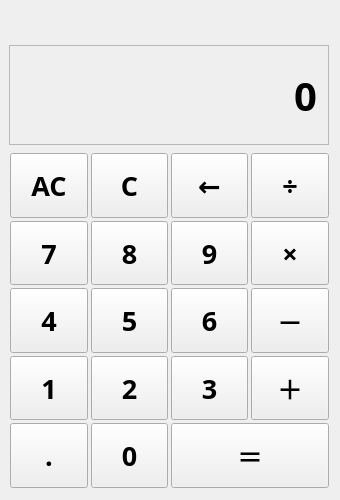
<?xml version="1.0" encoding="UTF-8"?>
<ui version="4.0">
 <class>Form</class>
 <widget class="QWidget" name="Form">
  <property name="geometry">
   <rect>
    <x>0</x>
    <y>0</y>
    <width>340</width>
    <height>500</height>
   </rect>
  </property>
  <property name="sizePolicy">
   <sizepolicy hsizetype="Minimum" vsizetype="Fixed">
    <horstretch>0</horstretch>
    <verstretch>0</verstretch>
   </sizepolicy>
  </property>
  <property name="minimumSize">
   <size>
    <width>340</width>
    <height>500</height>
   </size>
  </property>
  <property name="windowTitle">
   <string>계산기</string>
  </property>
  <property name="windowIcon">
   <iconset>
    <normaloff>icon/icon.ico</normaloff>icon/icon.ico</iconset>
  </property>
  <layout class="QVBoxLayout" name="verticalLayout">
   <property name="leftMargin">
    <number>9</number>
   </property>
   <property name="topMargin">
    <number>9</number>
   </property>
   <item>
    <widget class="QLabel" name="lbl_expr">
     <property name="sizePolicy">
      <sizepolicy hsizetype="Preferred" vsizetype="Expanding">
       <horstretch>0</horstretch>
       <verstretch>0</verstretch>
      </sizepolicy>
     </property>
     <property name="maximumSize">
      <size>
       <width>16777215</width>
       <height>30</height>
      </size>
     </property>
     <property name="sizeIncrement">
      <size>
       <width>0</width>
       <height>0</height>
      </size>
     </property>
     <property name="font">
      <font>
       <family>나눔고딕</family>
       <pointsize>12</pointsize>
       <weight>75</weight>
       <bold>true</bold>
      </font>
     </property>
     <property name="frameShape">
      <enum>QFrame::NoFrame</enum>
     </property>
     <property name="text">
      <string/>
     </property>
     <property name="alignment">
      <set>Qt::AlignRight|Qt::AlignTrailing|Qt::AlignVCenter</set>
     </property>
     <property name="margin">
      <number>12</number>
     </property>
    </widget>
   </item>
   <item>
    <widget class="QLabel" name="lbl_display">
     <property name="sizePolicy">
      <sizepolicy hsizetype="Preferred" vsizetype="Expanding">
       <horstretch>0</horstretch>
       <verstretch>0</verstretch>
      </sizepolicy>
     </property>
     <property name="maximumSize">
      <size>
       <width>16777215</width>
       <height>100</height>
      </size>
     </property>
     <property name="font">
      <font>
       <family>나눔고딕 ExtraBold</family>
       <pointsize>30</pointsize>
       <weight>75</weight>
       <bold>true</bold>
      </font>
     </property>
     <property name="frameShape">
      <enum>QFrame::StyledPanel</enum>
     </property>
     <property name="text">
      <string>0</string>
     </property>
     <property name="alignment">
      <set>Qt::AlignRight|Qt::AlignTrailing|Qt::AlignVCenter</set>
     </property>
     <property name="margin">
      <number>10</number>
     </property>
    </widget>
   </item>
   <item>
    <layout class="QGridLayout" name="gridLayout">
     <property name="sizeConstraint">
      <enum>QLayout::SetDefaultConstraint</enum>
     </property>
     <property name="leftMargin">
      <number>1</number>
     </property>
     <property name="topMargin">
      <number>2</number>
     </property>
     <property name="rightMargin">
      <number>1</number>
     </property>
     <property name="bottomMargin">
      <number>1</number>
     </property>
     <property name="spacing">
      <number>3</number>
     </property>
     <item row="4" column="1">
      <widget class="QPushButton" name="btn_2">
       <property name="sizePolicy">
        <sizepolicy hsizetype="Minimum" vsizetype="Expanding">
         <horstretch>0</horstretch>
         <verstretch>0</verstretch>
        </sizepolicy>
       </property>
       <property name="font">
        <font>
         <family>나눔고딕</family>
         <pointsize>20</pointsize>
         <weight>75</weight>
         <bold>true</bold>
        </font>
       </property>
       <property name="toolTip">
        <string>2</string>
       </property>
       <property name="text">
        <string>2</string>
       </property>
       <property name="shortcut">
        <string>2</string>
       </property>
      </widget>
     </item>
     <item row="3" column="1">
      <widget class="QPushButton" name="btn_5">
       <property name="sizePolicy">
        <sizepolicy hsizetype="Minimum" vsizetype="Expanding">
         <horstretch>0</horstretch>
         <verstretch>0</verstretch>
        </sizepolicy>
       </property>
       <property name="font">
        <font>
         <family>나눔고딕</family>
         <pointsize>20</pointsize>
         <weight>75</weight>
         <bold>true</bold>
        </font>
       </property>
       <property name="toolTip">
        <string>5</string>
       </property>
       <property name="text">
        <string>5</string>
       </property>
       <property name="shortcut">
        <string>5</string>
       </property>
      </widget>
     </item>
     <item row="3" column="0">
      <widget class="QPushButton" name="btn_4">
       <property name="sizePolicy">
        <sizepolicy hsizetype="Minimum" vsizetype="Expanding">
         <horstretch>0</horstretch>
         <verstretch>0</verstretch>
        </sizepolicy>
       </property>
       <property name="maximumSize">
        <size>
         <width>16777215</width>
         <height>16777215</height>
        </size>
       </property>
       <property name="font">
        <font>
         <family>나눔고딕</family>
         <pointsize>20</pointsize>
         <weight>75</weight>
         <bold>true</bold>
        </font>
       </property>
       <property name="toolTip">
        <string>4</string>
       </property>
       <property name="text">
        <string>4</string>
       </property>
       <property name="shortcut">
        <string>4</string>
       </property>
      </widget>
     </item>
     <item row="1" column="0">
      <widget class="QPushButton" name="btn_7">
       <property name="sizePolicy">
        <sizepolicy hsizetype="Minimum" vsizetype="Expanding">
         <horstretch>0</horstretch>
         <verstretch>0</verstretch>
        </sizepolicy>
       </property>
       <property name="maximumSize">
        <size>
         <width>16777215</width>
         <height>16777215</height>
        </size>
       </property>
       <property name="font">
        <font>
         <family>나눔고딕</family>
         <pointsize>20</pointsize>
         <weight>75</weight>
         <bold>true</bold>
        </font>
       </property>
       <property name="toolTip">
        <string>7</string>
       </property>
       <property name="text">
        <string>7</string>
       </property>
       <property name="shortcut">
        <string>7</string>
       </property>
      </widget>
     </item>
     <item row="0" column="1">
      <widget class="QPushButton" name="btn_clear">
       <property name="sizePolicy">
        <sizepolicy hsizetype="Minimum" vsizetype="Expanding">
         <horstretch>0</horstretch>
         <verstretch>0</verstretch>
        </sizepolicy>
       </property>
       <property name="font">
        <font>
         <family>나눔고딕</family>
         <pointsize>20</pointsize>
         <weight>75</weight>
         <bold>true</bold>
        </font>
       </property>
       <property name="toolTip">
        <string>clear</string>
       </property>
       <property name="text">
        <string>C</string>
       </property>
      </widget>
     </item>
     <item row="3" column="3">
      <widget class="QPushButton" name="btn_6">
       <property name="sizePolicy">
        <sizepolicy hsizetype="Minimum" vsizetype="Expanding">
         <horstretch>0</horstretch>
         <verstretch>0</verstretch>
        </sizepolicy>
       </property>
       <property name="font">
        <font>
         <family>나눔고딕</family>
         <pointsize>20</pointsize>
         <weight>75</weight>
         <bold>true</bold>
        </font>
       </property>
       <property name="toolTip">
        <string>6</string>
       </property>
       <property name="text">
        <string>6</string>
       </property>
       <property name="shortcut">
        <string>6</string>
       </property>
      </widget>
     </item>
     <item row="4" column="0">
      <widget class="QPushButton" name="btn_1">
       <property name="sizePolicy">
        <sizepolicy hsizetype="Minimum" vsizetype="Expanding">
         <horstretch>0</horstretch>
         <verstretch>0</verstretch>
        </sizepolicy>
       </property>
       <property name="maximumSize">
        <size>
         <width>16777215</width>
         <height>16777215</height>
        </size>
       </property>
       <property name="font">
        <font>
         <family>나눔고딕</family>
         <pointsize>20</pointsize>
         <weight>75</weight>
         <bold>true</bold>
        </font>
       </property>
       <property name="toolTip">
        <string>1</string>
       </property>
       <property name="text">
        <string>1</string>
       </property>
       <property name="shortcut">
        <string>1</string>
       </property>
      </widget>
     </item>
     <item row="1" column="3">
      <widget class="QPushButton" name="btn_9">
       <property name="sizePolicy">
        <sizepolicy hsizetype="Minimum" vsizetype="Expanding">
         <horstretch>0</horstretch>
         <verstretch>0</verstretch>
        </sizepolicy>
       </property>
       <property name="font">
        <font>
         <family>나눔고딕</family>
         <pointsize>20</pointsize>
         <weight>75</weight>
         <bold>true</bold>
        </font>
       </property>
       <property name="toolTip">
        <string>9</string>
       </property>
       <property name="text">
        <string>9</string>
       </property>
       <property name="shortcut">
        <string>9</string>
       </property>
      </widget>
     </item>
     <item row="4" column="3">
      <widget class="QPushButton" name="btn_3">
       <property name="sizePolicy">
        <sizepolicy hsizetype="Minimum" vsizetype="Expanding">
         <horstretch>0</horstretch>
         <verstretch>0</verstretch>
        </sizepolicy>
       </property>
       <property name="font">
        <font>
         <family>나눔고딕</family>
         <pointsize>20</pointsize>
         <weight>75</weight>
         <bold>true</bold>
        </font>
       </property>
       <property name="toolTip">
        <string>3</string>
       </property>
       <property name="text">
        <string>3</string>
       </property>
       <property name="shortcut">
        <string>3</string>
       </property>
      </widget>
     </item>
     <item row="1" column="1">
      <widget class="QPushButton" name="btn_8">
       <property name="sizePolicy">
        <sizepolicy hsizetype="Minimum" vsizetype="Expanding">
         <horstretch>0</horstretch>
         <verstretch>0</verstretch>
        </sizepolicy>
       </property>
       <property name="font">
        <font>
         <family>나눔고딕</family>
         <pointsize>20</pointsize>
         <weight>75</weight>
         <bold>true</bold>
        </font>
       </property>
       <property name="toolTip">
        <string>8</string>
       </property>
       <property name="text">
        <string>8</string>
       </property>
       <property name="shortcut">
        <string>8</string>
       </property>
      </widget>
     </item>
     <item row="0" column="0">
      <widget class="QPushButton" name="btn_reset">
       <property name="sizePolicy">
        <sizepolicy hsizetype="Preferred" vsizetype="Expanding">
         <horstretch>0</horstretch>
         <verstretch>0</verstretch>
        </sizepolicy>
       </property>
       <property name="maximumSize">
        <size>
         <width>16777215</width>
         <height>16777215</height>
        </size>
       </property>
       <property name="font">
        <font>
         <family>나눔고딕</family>
         <pointsize>20</pointsize>
         <weight>75</weight>
         <bold>true</bold>
        </font>
       </property>
       <property name="toolTip">
        <string>reset</string>
       </property>
       <property name="text">
        <string>AC</string>
       </property>
      </widget>
     </item>
     <item row="0" column="4">
      <widget class="QPushButton" name="btn_div">
       <property name="sizePolicy">
        <sizepolicy hsizetype="Minimum" vsizetype="Expanding">
         <horstretch>0</horstretch>
         <verstretch>0</verstretch>
        </sizepolicy>
       </property>
       <property name="font">
        <font>
         <family>나눔고딕</family>
         <pointsize>20</pointsize>
         <weight>75</weight>
         <bold>true</bold>
        </font>
       </property>
       <property name="toolTip">
        <string>/</string>
       </property>
       <property name="text">
        <string>÷</string>
       </property>
       <property name="shortcut">
        <string>/</string>
       </property>
      </widget>
     </item>
     <item row="4" column="4">
      <widget class="QPushButton" name="btn_add">
       <property name="sizePolicy">
        <sizepolicy hsizetype="Minimum" vsizetype="Expanding">
         <horstretch>0</horstretch>
         <verstretch>0</verstretch>
        </sizepolicy>
       </property>
       <property name="font">
        <font>
         <family>나눔고딕</family>
         <pointsize>20</pointsize>
         <weight>75</weight>
         <bold>true</bold>
        </font>
       </property>
       <property name="toolTip">
        <string>+</string>
       </property>
       <property name="text">
        <string>＋</string>
       </property>
       <property name="shortcut">
        <string>+</string>
       </property>
      </widget>
     </item>
     <item row="5" column="3" colspan="2">
      <widget class="QPushButton" name="btn_equals">
       <property name="sizePolicy">
        <sizepolicy hsizetype="Minimum" vsizetype="Expanding">
         <horstretch>0</horstretch>
         <verstretch>0</verstretch>
        </sizepolicy>
       </property>
       <property name="font">
        <font>
         <family>나눔고딕</family>
         <pointsize>20</pointsize>
         <weight>75</weight>
         <bold>true</bold>
        </font>
       </property>
       <property name="toolTip">
        <string>enter</string>
       </property>
       <property name="text">
        <string>＝</string>
       </property>
       <property name="shortcut">
        <string>Enter</string>
       </property>
      </widget>
     </item>
     <item row="1" column="4">
      <widget class="QPushButton" name="btn_mul">
       <property name="sizePolicy">
        <sizepolicy hsizetype="Minimum" vsizetype="Expanding">
         <horstretch>0</horstretch>
         <verstretch>0</verstretch>
        </sizepolicy>
       </property>
       <property name="font">
        <font>
         <family>나눔고딕</family>
         <pointsize>20</pointsize>
         <weight>75</weight>
         <bold>true</bold>
        </font>
       </property>
       <property name="toolTip">
        <string>*</string>
       </property>
       <property name="text">
        <string>×</string>
       </property>
       <property name="shortcut">
        <string>*</string>
       </property>
      </widget>
     </item>
     <item row="0" column="3">
      <widget class="QPushButton" name="btn_back">
       <property name="sizePolicy">
        <sizepolicy hsizetype="Minimum" vsizetype="Expanding">
         <horstretch>0</horstretch>
         <verstretch>0</verstretch>
        </sizepolicy>
       </property>
       <property name="font">
        <font>
         <family>나눔고딕 ExtraBold</family>
         <pointsize>20</pointsize>
         <weight>75</weight>
         <bold>true</bold>
        </font>
       </property>
       <property name="toolTip">
        <string>backspace</string>
       </property>
       <property name="text">
        <string>←</string>
       </property>
       <property name="shortcut">
        <string>Backspace</string>
       </property>
      </widget>
     </item>
     <item row="3" column="4">
      <widget class="QPushButton" name="btn_sub">
       <property name="sizePolicy">
        <sizepolicy hsizetype="Minimum" vsizetype="Expanding">
         <horstretch>0</horstretch>
         <verstretch>0</verstretch>
        </sizepolicy>
       </property>
       <property name="font">
        <font>
         <family>나눔고딕</family>
         <pointsize>20</pointsize>
         <weight>75</weight>
         <bold>true</bold>
        </font>
       </property>
       <property name="toolTip">
        <string>-</string>
       </property>
       <property name="text">
        <string>－</string>
       </property>
       <property name="shortcut">
        <string>-</string>
       </property>
      </widget>
     </item>
     <item row="5" column="0">
      <widget class="QPushButton" name="btn_point">
       <property name="sizePolicy">
        <sizepolicy hsizetype="Minimum" vsizetype="Expanding">
         <horstretch>0</horstretch>
         <verstretch>0</verstretch>
        </sizepolicy>
       </property>
       <property name="maximumSize">
        <size>
         <width>16777215</width>
         <height>16777215</height>
        </size>
       </property>
       <property name="font">
        <font>
         <family>나눔고딕</family>
         <pointsize>20</pointsize>
         <weight>75</weight>
         <bold>true</bold>
        </font>
       </property>
       <property name="toolTip">
        <string>.</string>
       </property>
       <property name="text">
        <string>.</string>
       </property>
       <property name="shortcut">
        <string>.</string>
       </property>
      </widget>
     </item>
     <item row="5" column="1">
      <widget class="QPushButton" name="btn_0">
       <property name="sizePolicy">
        <sizepolicy hsizetype="Minimum" vsizetype="Expanding">
         <horstretch>0</horstretch>
         <verstretch>0</verstretch>
        </sizepolicy>
       </property>
       <property name="font">
        <font>
         <family>나눔고딕</family>
         <pointsize>20</pointsize>
         <weight>75</weight>
         <bold>true</bold>
        </font>
       </property>
       <property name="toolTip">
        <string>0</string>
       </property>
       <property name="text">
        <string>0</string>
       </property>
       <property name="shortcut">
        <string>0</string>
       </property>
      </widget>
     </item>
    </layout>
   </item>
  </layout>
 </widget>
 <resources/>
 <connections/>
</ui>
